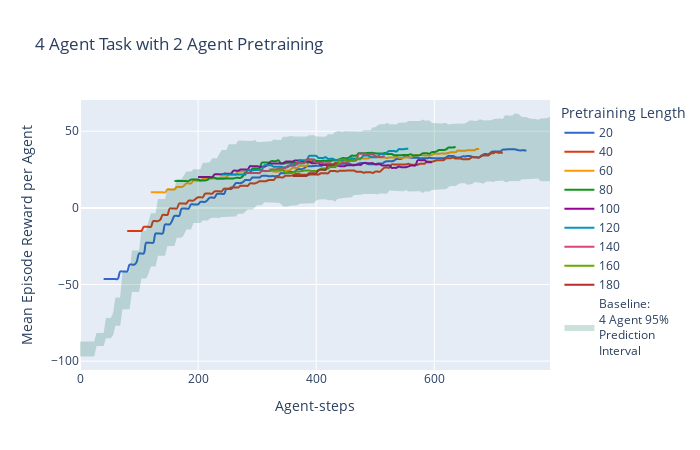

The code cell stored with this chart in its notebook:
### Markdown cell above
The prediction interval is based upon a sample of baseline tests. In which the number of agents trained for the task remain the same for the duration of the training.
Timesteps are adjusted to reflect the ratio of compute required to complete a round of training for each set of agents. For example, due to negligent overhead associated with managing the environment, training four agents takes twice as many operations as training two.

### Code cell
import plotly.express as px

def plot_avg_retrain(n, path='ww-out.csv'):
    pre_agents = 2
    task_agents = n

    ts_df = pd.read_csv(path)
    d1=(ts_df[ts_df["num_agents"]==task_agents]
        .groupby(['pretrained_steps','timestep'])["per_agent_erm"]
        .mean()
        .reset_index()
        )
    d1['timestep'] = pre_agents*d1['pretrained_steps'] +\
                     task_agents*(d1['timestep']-d1['pretrained_steps'])

    fig = px.line(
        d1,
        y="per_agent_erm", 
        x="timestep", color="pretrained_steps", line_group="pretrained_steps",
        color_discrete_sequence=px.colors.qualitative.G10, line_shape="spline", 
        render_mode="svg", 
        title=f"{task_agents} Agent Task with {pre_agents} Agent Pretraining",
        labels={
            "per_agent_erm" : "Mean Episode Reward per Agent", 
            "timestep": "Agent-steps",
            "pretrained_steps": "Pretraining Length"})

    base_x,base_y = baseline_prediction_interval(task_agents)
    fig.add_trace(go.Scatter(
        x=base_x,
        y=base_y,
        fill='toself',
        fillcolor='rgba(0,100,80,0.2)',  # semi-transparent fill
        line=dict(color='rgba(255,255,255,0)'),
        name=f'Baseline:<br>{task_agents} Agent 95%<br>Prediction<br>Interval',
        hoverinfo="skip"
    ))

    fig.update_layout(width=700, height=450,)

    fig.show()
    fig.write_image(f"{n}task.png", width=700, height=450)

plot_avg_retrain(4)

### Figure 1 — Plotly figure (JSON) as saved in the notebook; plotly's stock layout.template omitted (floating-point values rounded to 4 significant figures; data arrays with more than 128 entries replaced by an {"elided": "..."} marker saying what was removed)
{"data": [{"hovertemplate": "Pretraining Length=20<br>Agent-steps=%{x}<br>Mean Episode Reward per Agent=%{y}<extra></extra>", "legendgroup": "20", "line": {"color": "#3366CC", "dash": "solid", "shape": "spline"}, "marker": {"symbol": "circle"}, "mode": "lines", "name": "20", "orientation": "v", "showlegend": true, "type": "scatter", "x": {"elided": "180 int values"}, "xaxis": "x", "y": {"elided": "180 float values"}, "yaxis": "y"}, {"hovertemplate": "Pretraining Length=40<br>Agent-steps=%{x}<br>Mean Episode Reward per Agent=%{y}<extra></extra>", "legendgroup": "40", "line": {"color": "#DC3912", "dash": "solid", "shape": "spline"}, "marker": {"symbol": "circle"}, "mode": "lines", "name": "40", "orientation": "v", "showlegend": true, "type": "scatter", "x": {"elided": "160 int values"}, "xaxis": "x", "y": {"elided": "160 float values"}, "yaxis": "y"}, {"hovertemplate": "Pretraining Length=60<br>Agent-steps=%{x}<br>Mean Episode Reward per Agent=%{y}<extra></extra>", "legendgroup": "60", "line": {"color": "#FF9900", "dash": "solid", "shape": "spline"}, "marker": {"symbol": "circle"}, "mode": "lines", "name": "60", "orientation": "v", "showlegend": true, "type": "scatter", "x": {"elided": "140 int values"}, "xaxis": "x", "y": {"elided": "140 float values"}, "yaxis": "y"}, {"hovertemplate": "Pretraining Length=80<br>Agent-steps=%{x}<br>Mean Episode Reward per Agent=%{y}<extra></extra>", "legendgroup": "80", "line": {"color": "#109618", "dash": "solid", "shape": "spline"}, "marker": {"symbol": "circle"}, "mode": "lines", "name": "80", "orientation": "v", "showlegend": true, "type": "scatter", "x": [160, 164, 168, 172, 176, 180, 184, 188, 192, 196, 200, 204, 208, 212, 216, 220, 224, 228, 232, 236, 240, 244, 248, 252, 256, 260, 264, 268, 272, 276, 280, 284, 288, 292, 296, 300, 304, 308, 312, 316, 320, 324, 328, 332, 336, 340, 344, 348, 352, 356, 360, 364, 368, 372, 376, 380, 384, 388, 392, 396, 400, 404, 408, 412, 416, 420, 424, 428, 432, 436, 440, 444, 448, 452, 456, 460, 464, 468, 472, 476, 480, 484, 488, 492, 496, 500, 504, 508, 512, 516, 520, 524, 528, 532, 536, 540, 544, 548, 552, 556, 560, 564, 568, 572, 576, 580, 584, 588, 592, 596, 600, 604, 608, 612, 616, 620, 624, 628, 632, 636], "xaxis": "x", "y": [17.49, 17.49, 17.49, 17.49, 17.49, 17.49, 17.49, 18.46, 18.46, 18.46, 18.46, 17.94, 17.94, 17.94, 18.27, 19.74, 19.74, 19.74, 19.03, 19.03, 19.03, 19.03, 19.22, 19.22, 19.22, 19.22, 19.59, 19.59, 19.59, 20.81, 22.97, 22.97, 22.97, 25.64, 25.64, 25.64, 25.64, 29.59, 29.59, 29.59, 29.59, 30.51, 30.51, 30.51, 31.14, 29.06, 29.06, 29.06, 29.43, 29.43, 29.43, 29.43, 29.09, 29.09, 29.09, 29.8, 29.83, 29.83, 29.83, 31.54, 30.6, 30.6, 30.6, 30.81, 30.81, 30.81, 30.81, 31.33, 31.33, 31.33, 31.88, 32.47, 32.47, 32.47, 32.99, 34.07, 34.07, 34.07, 35.64, 35.64, 35.64, 35.64, 35.89, 35.89, 35.89, 35.61, 35.45, 35.45, 35.45, 35.76, 35.12, 35.12, 35.12, 34.4, 34.4, 34.4, 34.4, 34.5, 34.5, 34.5, 35.07, 34.23, 34.23, 34.23, 34.42, 35.59, 35.59, 35.59, 35.36, 36.42, 36.42, 36.84, 37.76, 37.76, 37.76, 38.18, 39.41, 39.41, 39.41, 39.91], "yaxis": "y"}, {"hovertemplate": "Pretraining Length=100<br>Agent-steps=%{x}<br>Mean Episode Reward per Agent=%{y}<extra></extra>", "legendgroup": "100", "line": {"color": "#990099", "dash": "solid", "shape": "spline"}, "marker": {"symbol": "circle"}, "mode": "lines", "name": "100", "orientation": "v", "showlegend": true, "type": "scatter", "x": [200, 204, 208, 212, 216, 220, 224, 228, 232, 236, 240, 244, 248, 252, 256, 260, 264, 268, 272, 276, 280, 284, 288, 292, 296, 300, 304, 308, 312, 316, 320, 324, 328, 332, 336, 340, 344, 348, 352, 356, 360, 364, 368, 372, 376, 380, 384, 388, 392, 396, 400, 404, 408, 412, 416, 420, 424, 428, 432, 436, 440, 444, 448, 452, 456, 460, 464, 468, 472, 476, 480, 484, 488, 492, 496, 500, 504, 508, 512, 516, 520, 524, 528, 532, 536, 540, 544, 548, 552, 556, 560, 564, 568, 572, 576, 580, 584, 588, 592, 596], "xaxis": "x", "y": [20.1, 20.1, 20.1, 20.1, 20.1, 20.1, 20.1, 21.89, 21.89, 21.89, 21.89, 22.35, 22.35, 22.35, 22.41, 24.29, 24.29, 24.29, 25.05, 25.05, 25.05, 25.05, 27.18, 27.18, 27.18, 27.18, 26.82, 26.82, 26.82, 27.5, 29.02, 29.02, 29.02, 28.98, 28.98, 28.98, 28.98, 30.22, 30.22, 30.22, 30.22, 30.96, 30.96, 30.96, 30.31, 30.3, 30.3, 30.3, 29.21, 29.21, 29.21, 29.21, 28.09, 28.09, 28.09, 28.09, 26.84, 26.84, 26.84, 27.62, 27.22, 27.22, 27.22, 27.77, 27.77, 27.77, 27.77, 28.14, 28.14, 28.14, 29.29, 29.12, 29.12, 29.12, 29.19, 28.42, 28.42, 28.42, 27.73, 27.73, 27.73, 27.73, 26.17, 26.17, 26.17, 27.04, 26.57, 26.57, 26.57, 27.04, 27.66, 27.66, 27.66, 31.11, 31.11, 31.11, 31.11, 29.87, 29.87, 29.87], "yaxis": "y"}, {"hovertemplate": "Pretraining Length=120<br>Agent-steps=%{x}<br>Mean Episode Reward per Agent=%{y}<extra></extra>", "legendgroup": "120", "line": {"color": "#0099C6", "dash": "solid", "shape": "spline"}, "marker": {"symbol": "circle"}, "mode": "lines", "name": "120", "orientation": "v", "showlegend": true, "type": "scatter", "x": [240, 244, 248, 252, 256, 260, 264, 268, 272, 276, 280, 284, 288, 292, 296, 300, 304, 308, 312, 316, 320, 324, 328, 332, 336, 340, 344, 348, 352, 356, 360, 364, 368, 372, 376, 380, 384, 388, 392, 396, 400, 404, 408, 412, 416, 420, 424, 428, 432, 436, 440, 444, 448, 452, 456, 460, 464, 468, 472, 476, 480, 484, 488, 492, 496, 500, 504, 508, 512, 516, 520, 524, 528, 532, 536, 540, 544, 548, 552, 556], "xaxis": "x", "y": [21.73, 21.73, 21.73, 21.73, 21.73, 21.73, 21.73, 21.74, 21.74, 21.74, 21.74, 24.57, 24.57, 24.57, 24.66, 24.94, 24.94, 24.94, 27.83, 27.83, 27.83, 27.83, 26.85, 26.85, 26.85, 26.85, 26.57, 26.57, 26.57, 27.88, 28.42, 28.42, 28.42, 31.07, 31.07, 31.07, 31.07, 33.99, 33.99, 33.99, 33.99, 32.59, 32.59, 32.59, 33.14, 32.03, 32.03, 32.03, 31.23, 31.23, 31.23, 31.23, 31.34, 31.34, 31.34, 32.43, 32.11, 32.11, 32.11, 32.34, 34.16, 34.16, 34.16, 33.08, 33.08, 33.08, 33.08, 35.06, 35.06, 35.06, 36.33, 37.06, 37.06, 37.06, 36.84, 38.31, 38.31, 38.31, 38.53, 38.53], "yaxis": "y"}, {"hovertemplate": "Pretraining Length=140<br>Agent-steps=%{x}<br>Mean Episode Reward per Agent=%{y}<extra></extra>", "legendgroup": "140", "line": {"color": "#DD4477", "dash": "solid", "shape": "spline"}, "marker": {"symbol": "circle"}, "mode": "lines", "name": "140", "orientation": "v", "showlegend": true, "type": "scatter", "x": [280, 284, 288, 292, 296, 300, 304, 308, 312, 316, 320, 324, 328, 332, 336, 340, 344, 348, 352, 356, 360, 364, 368, 372, 376, 380, 384, 388, 392, 396, 400, 404, 408, 412, 416, 420, 424, 428, 432, 436, 440, 444, 448, 452, 456, 460, 464, 468, 472, 476, 480, 484, 488, 492, 496, 500, 504, 508, 512, 516], "xaxis": "x", "y": [22.75, 22.75, 22.75, 22.75, 22.75, 22.75, 22.75, 24.11, 24.11, 24.11, 24.11, 25.06, 25.06, 25.06, 25.59, 26.1, 26.1, 26.1, 27.55, 27.55, 27.55, 27.55, 29.27, 29.27, 29.27, 29.27, 31.71, 31.71, 31.71, 31.4, 29.57, 29.57, 29.57, 29.07, 29.07, 29.07, 29.07, 28.35, 28.35, 28.35, 28.35, 29.66, 29.66, 29.66, 30.94, 30.97, 30.97, 30.97, 35.37, 35.37, 35.37, 35.37, 34.79, 34.79, 34.79, 33.91, 33.31, 33.31, 33.31, 33.81], "yaxis": "y"}, {"hovertemplate": "Pretraining Length=160<br>Agent-steps=%{x}<br>Mean Episode Reward per Agent=%{y}<extra></extra>", "legendgroup": "160", "line": {"color": "#66AA00", "dash": "solid", "shape": "spline"}, "marker": {"symbol": "circle"}, "mode": "lines", "name": "160", "orientation": "v", "showlegend": true, "type": "scatter", "x": [320, 324, 328, 332, 336, 340, 344, 348, 352, 356, 360, 364, 368, 372, 376, 380, 384, 388, 392, 396, 400, 404, 408, 412, 416, 420, 424, 428, 432, 436, 440, 444, 448, 452, 456, 460, 464, 468, 472, 476], "xaxis": "x", "y": [24.85, 24.85, 24.85, 24.85, 24.85, 24.85, 24.85, 22.84, 22.84, 22.84, 22.84, 23.75, 23.75, 23.75, 24.03, 24.43, 24.43, 24.43, 24.15, 24.15, 24.15, 24.15, 25.65, 25.65, 25.65, 25.65, 26.83, 26.83, 26.83, 28.31, 31.55, 31.55, 31.55, 30.73, 30.73, 30.73, 30.73, 31.81, 31.81, 31.81], "yaxis": "y"}, {"hovertemplate": "Pretraining Length=180<br>Agent-steps=%{x}<br>Mean Episode Reward per Agent=%{y}<extra></extra>", "legendgroup": "180", "line": {"color": "#B82E2E", "dash": "solid", "shape": "spline"}, "marker": {"symbol": "circle"}, "mode": "lines", "name": "180", "orientation": "v", "showlegend": true, "type": "scatter", "x": [360, 364, 368, 372, 376, 380, 384, 388, 392, 396, 400, 404, 408, 412, 416, 420, 424, 428, 432, 436], "xaxis": "x", "y": [20.87, 20.87, 20.87, 20.87, 20.87, 20.87, 20.87, 22.61, 22.61, 22.61, 22.61, 24.87, 24.87, 24.87, 24.83, 27.94, 27.94, 27.94, 29.12, 29.12], "yaxis": "y"}, {"fill": "toself", "fillcolor": "rgba(0,100,80,0.2)", "hoverinfo": "skip", "line": {"color": "rgba(255,255,255,0)"}, "name": "Baseline:<br>4 Agent 95%<br>Prediction<br>Interval", "type": "scatter", "x": {"elided": "400 int values"}, "y": {"elided": "400 float values"}}], "layout": {"height": 450, "legend": {"title": {"text": "Pretraining Length"}, "tracegroupgap": 0}, "title": {"text": "4 Agent Task with 2 Agent Pretraining"}, "width": 700, "xaxis": {"anchor": "y", "domain": [0, 1], "title": {"text": "Agent-steps"}}, "yaxis": {"anchor": "x", "domain": [0, 1], "title": {"text": "Mean Episode Reward per Agent"}}}}
